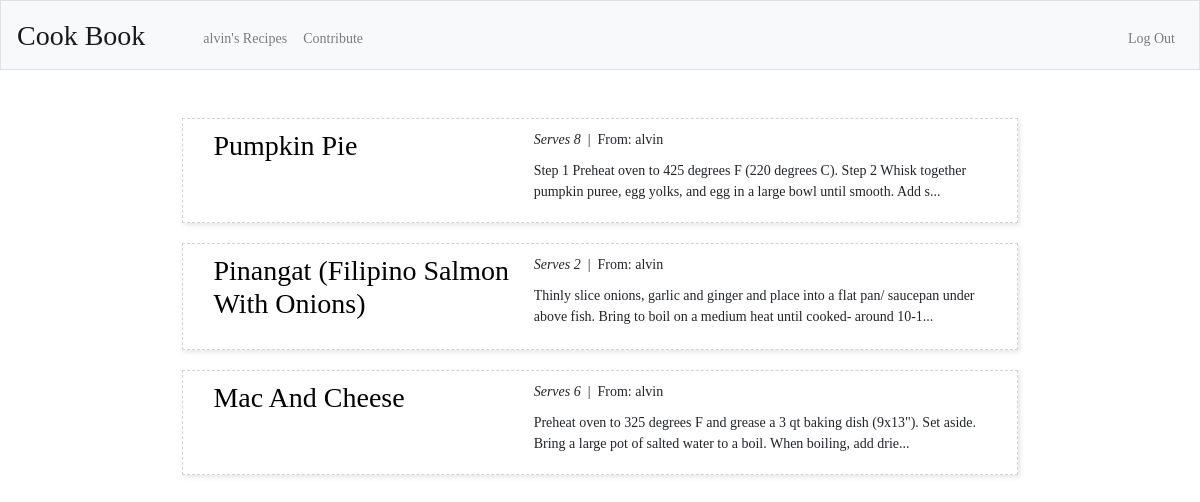
Screenshot of /user_view?username=alvin (signed in) with the database file from the repository.
### tables this page shows
CREATE TABLE recipes (
recipe_id INTEGER, 
title TEXT NOT NULL,
serves INTEGER NOT NULL, 
method TEXT NOT NULL, 
author TEXT NOT NULL, 
notes TEXT NOT NULL,
published INTEGER
time DATETIME, 
user_id INTEGER,
PRIMARY KEY(recipe_id),
FOREIGN KEY(user_id) REFERENCES users(user_id)
);

### app.py (the view)
@app.route("/user_view", methods=["GET"])
def user_view():
    if request.method == "GET":
        if "user_id" in session:
            session.user = session["username"]
        con = sqlite3.connect('data.db')
        with con:
            cur = con.cursor()
            indexRecipes = cur.execute(
                "SELECT recipe_id, title, serves, author, method FROM recipes WHERE published = 1 and author = ? ORDER BY recipe_id DESC LIMIT 100", (request.args.get("username"),))
            indexRecipes = cur.fetchall()
        indexList = []
        indexList.clear()
        for item in indexRecipes:
            dict_item = {'id': item[0], 'title': item[1], 'serves': item[2], 'author': item[3], 'method': item[4]}
            indexList.append(dict_item)
            dict_item['method'] = dict_item['method'][0:150]
            dict_item['method'] += "..."
        return render_template('user_view.html', username=request.args.get("username"), indexList=indexList)

### templates/user_view.html (shortened to what this page needs)
{% extends "layout.html" %}
{% block main %}
{% if indexList %}
{% for item in indexList %}
    <div class="recipe-cards">
        <h3 class="recipe-cards-title">
            <a class="title" href="/view?id={{ item.id }}">
                {{ item.title }}
            </a>
        </h3>
        <div style="vertical-align: top;" class="recipe-cards-info">
            <div style="margin-top: 0px; margin-bottom: 0px; padding-top: 0px; vertical-align: top;"><i>Serves {{ item.serves }}</i>&nbsp;&nbsp;|&nbsp;&nbsp;From: {{ item.author }}</div>
            <div style="margin-top: 10px;">{{ item.method }}</div>
        </div>
    </div>
{% endfor %}
{% else %}
No recipes to show. Share a recipe <a class="linkGeneral" href="/contribute">here</a>.
{% endif %}
{% endblock %}

### static/styles.css (style rules this page uses)
body { font-family: 'PT Serif', serif; font-size: 14px; }
h3 { font-family: 'PT Serif', serif; }
a:link { color: black; }
.recipe-cards { border-color: #d3d3d3; border-width: 1px; border-style: dashed; width: 80%; margin-left: auto; margin-right: auto; margin-bottom: 20px; padding-top: 10px; padding-left: 40px; padding-right: 40px; padding-bottom: 20px; box-shadow: 1px 1px 3px rgb(230, 230, 230); display: grid; grid-template-columns: 100%; grid-template-rows: auto; column-gap: 10px; grid-template-areas: "title" "author" "info"; }
.recipe-cards-title { grid-area: title; }
.recipe-cards-info { grid-area: info; }
@media only screen and (min-width: 768px) { .recipe-cards { border-color: #d3d3d3; border-width: 1px; border-style: dashed; width: 80%; margin-left: auto; margin-right: auto; margin-bottom: 20px; padding: 10px; padding-bottom: 20px; box-shadow: 2px 2px 5px rgb(230, 230, 230); display: grid; grid-template-columns: 40% 60%; grid-template-rows: auto auto; column-gap: 15px; grid-template-areas: "title info" "author info"; } }
@media only screen and (min-width: 768px) { .recipe-cards-title { padding-left: 20px; grid-area: title; } }
@media only screen and (min-width: 768px) { .recipe-cards-info { padding-right: 25px; grid-area: info; } }

### rows the page displays
recipes: title "Pumpkin Pie", serves "8", author "alvin", method "Step 1 Preheat oven to 425 degrees F (220 degrees C). Step 2 Whisk together pumpkin puree, egg yolks, and egg in a large bowl until smooth. Add s..."
recipes: title "Pinangat (Filipino Salmon With Onions)", serves "2", author "alvin", method "Thinly slice onions, garlic and ginger and place into a flat pan/ saucepan under above fish. Bring to boil on a medium heat until cooked- around 10-1..."
recipes: title "Mac And Cheese", serves "6", author "alvin", method "Preheat oven to 325 degrees F and grease a 3 qt baking dish (9x13\"). Set aside. Bring a large pot of salted water to a boil. When boiling, add drie..."

### other values shown
{{ session.username }} "alvin"
